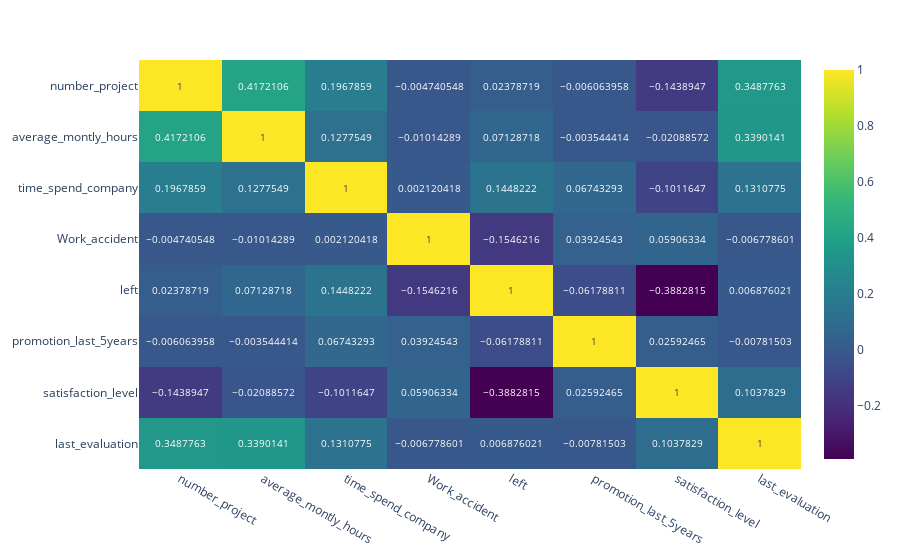

Notebook code for this chart:
### Code cell
px.imshow(main_df.corr(),text_auto=True, aspect='auto', color_continuous_scale='Viridis')

### Figure 1 — Plotly figure (JSON) as saved in the notebook; plotly's stock layout.template omitted (floating-point values rounded to 4 significant figures)
{"data": [{"coloraxis": "coloraxis", "hovertemplate": "x: %{x}<br>y: %{y}<br>color: %{z}<extra></extra>", "name": "0", "texttemplate": "%{z}", "type": "heatmap", "x": ["number_project", "average_montly_hours", "time_spend_company", "Work_accident", "left", "promotion_last_5years", "satisfaction_level", "last_evaluation"], "xaxis": "x", "y": ["number_project", "average_montly_hours", "time_spend_company", "Work_accident", "left", "promotion_last_5years", "satisfaction_level", "last_evaluation"], "yaxis": "y", "z": [[1, 0.4172, 0.1968, -0.004741, 0.02379, -0.006064, -0.1439, 0.3488], [0.4172, 1, 0.1278, -0.01014, 0.07129, -0.003544, -0.02089, 0.339], [0.1968, 0.1278, 1, 0.00212, 0.1448, 0.06743, -0.1012, 0.1311], [-0.004741, -0.01014, 0.00212, 1, -0.1546, 0.03925, 0.05906, -0.006779], [0.02379, 0.07129, 0.1448, -0.1546, 1, -0.06179, -0.3883, 0.006876], [-0.006064, -0.003544, 0.06743, 0.03925, -0.06179, 1, 0.02592, -0.007815], [-0.1439, -0.02089, -0.1012, 0.05906, -0.3883, 0.02592, 1, 0.1038], [0.3488, 0.339, 0.1311, -0.006779, 0.006876, -0.007815, 0.1038, 1]]}], "layout": {"autosize": true, "coloraxis": {"colorscale": [[0, "#440154"], [0.1111, "#482878"], [0.2222, "#3e4989"], [0.3333, "#31688e"], [0.4444, "#26828e"], [0.5556, "#1f9e89"], [0.6667, "#35b779"], [0.7778, "#6ece58"], [0.8889, "#b5de2b"], [1, "#fde725"]]}, "margin": {"t": 60}, "xaxis": {"anchor": "y", "autorange": true, "domain": [0, 1], "range": [-0.5, 7.5], "type": "category"}, "yaxis": {"anchor": "x", "autorange": true, "domain": [0, 1], "range": [7.5, -0.5], "type": "category"}}}
